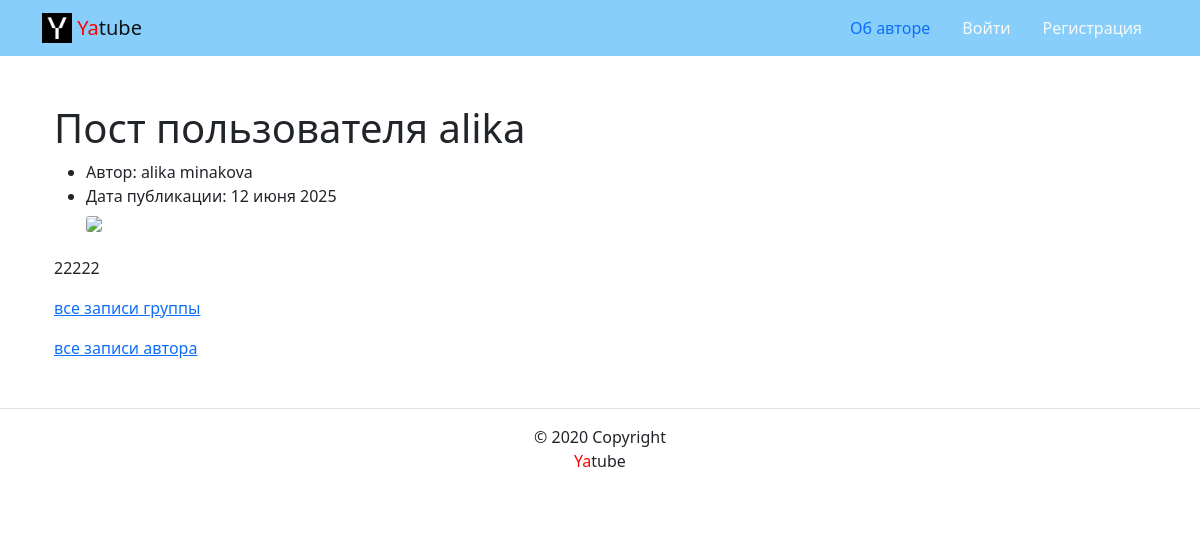
Page /posts/43/ on the committed database.
### posts/models.py (models this page shows, shortened)
class Post(models.Model):
    id = models.IntegerField(primary_key=True)
    text = models.TextField()
    pub_date = models.DateTimeField(auto_now_add=True)
    author = models.ForeignKey(
        User,
        on_delete=models.CASCADE,
        related_name='posts'
    )
    group = models.ForeignKey(
        Group,
        on_delete=models.SET_NULL,
        blank=True,
        null=True,
    )
    image = models.ImageField(
        'Картинка',
        upload_to='posts/',  # media/posts
        blank=True
    )
    class Meta:
        ordering = ('-pub_date',)
        verbose_name = 'Пост'
        verbose_name_plural = 'Посты'

### posts/views.py (the view)
# urls.py: path('posts/<int:post_id>/', views.post_detail, name='post_detail'),
def post_detail(request, post_id):
    post = Post.objects.filter(id=post_id)[0]
    user = User.objects.filter(username=post.author.username)[0]
    form = CommentForm()
    comments = Comment.objects.filter(post=post_id)
    context = {
        'post': post,
        'form': form,
        'comments': comments
    }
    return render(request, 'posts/post_detail.html', context)

### core/context_processors/year.py (called while the page is built)
def year(request):
    return {
        'year': '2025',
        }

### templates/posts/post_detail.html (shortened to what this page needs)
{% extends "base.html" %}
{% block content %}
      <div class="container py-5">
        <h1>Пост пользователя {{ post.author.username }} </h1>
        <article>
            {% include "includes/single_post.html" %}
            {% if post.group %}
            <a href="{% url 'posts:group_list' post.group.slug %}">все записи группы</a>
                <a href="{% url 'posts:profile' post.author.username %}">все записи автора</a>
            {% endif %}
        </article>
      </div>
{%endblock%}

### templates/base.html (shortened to what this page needs)
{% load static %}
<!DOCTYPE html>
<html lang="ru">
  <head>
    <link rel="stylesheet" href="{% static 'css/bootstrap.min.css' %}">
  </head>
  <body>
    <header>
      {% include "includes/header.html" %}
    </header>
    <main>
      <div class="container">
        {% block content %}{% endblock %}
      </div>
    </main>
    <footer class="page-footer font-small blue border-top">
      {% include "includes/footer.html" %}
    </footer>
  </body>
</html>

### templates/includes/header.html (shortened to what this page needs)
{% load static %}
  <nav class="navbar navbar-light" style="background-color: lightskyblue">
    <div class="container">
      <a class="navbar-brand" href="{% url 'posts:index' %}">
        <img src="{% static 'img/logo.png' %}" width="30" height="30" class="d-inline-block align-top" alt="">
        <span style="color:red">Ya</span>tube
      </a>
      <ul class="nav nav-pills">
        <li class="nav-item">
          <a class="nav-link" href="{% url 'posts:author_page' %}">Об авторе</a>
        </li>
        {% if user.is_authenticated %}
        <li class="nav-item">
          <a class="nav-link" href="{% url 'posts:post_create' %}">Новая запись</a>
        </li>
        <li class="nav-item">
          <a class="nav-link link-light" href="{% url 'users:password_change' %}">Изменить пароль</a>
        </li>
        <li class="nav-item">
          <a class="nav-link link-light" href="{% url 'users:logout' %}">Выйти</a>
        </li>
        <li>
          Пользователь: {{ user.username }}
        <li>
        {% else %}
        <li class="nav-item">
          <a class="nav-link link-light" href="{% url 'users:login' %}">Войти</a>
        </li>
        <li class="nav-item">
          <a class="nav-link link-light" href="{% url 'users:signup' %}">Регистрация</a>
        </li>
        {% endif %}
      </ul>
    </div>
  </nav>

### templates/includes/single_post.html (shortened to what this page needs)
{% load thumbnail %}
<ul>
    <li>
        Автор: {{ post.author.get_full_name }}
    </li>
    <li>
        Дата публикации: {{ post.pub_date|date:"d E Y" }}
    </li>
    {% thumbnail post.image "960x339" crop="center" upscale=True as im %}
        <img class="card-img my-2" src="{{ im.url }}">
    {% endthumbnail %}
</ul>
<p>
    {{ post.text|linebreaksbr }}
</p>

### templates/includes/comment.html (shortened to what this page needs)
{% load user_filters %}

### templates/includes/footer.html
<div class="footer-copyright text-center py-3">© 2020 Copyright
  <p><span style="color:red">Ya</span>tube</p>
</div>

### rows in the picture
Post: author.username "alika", author.get_full_name "alika minakova", pub_date "12 июня 2025", text "22222"
